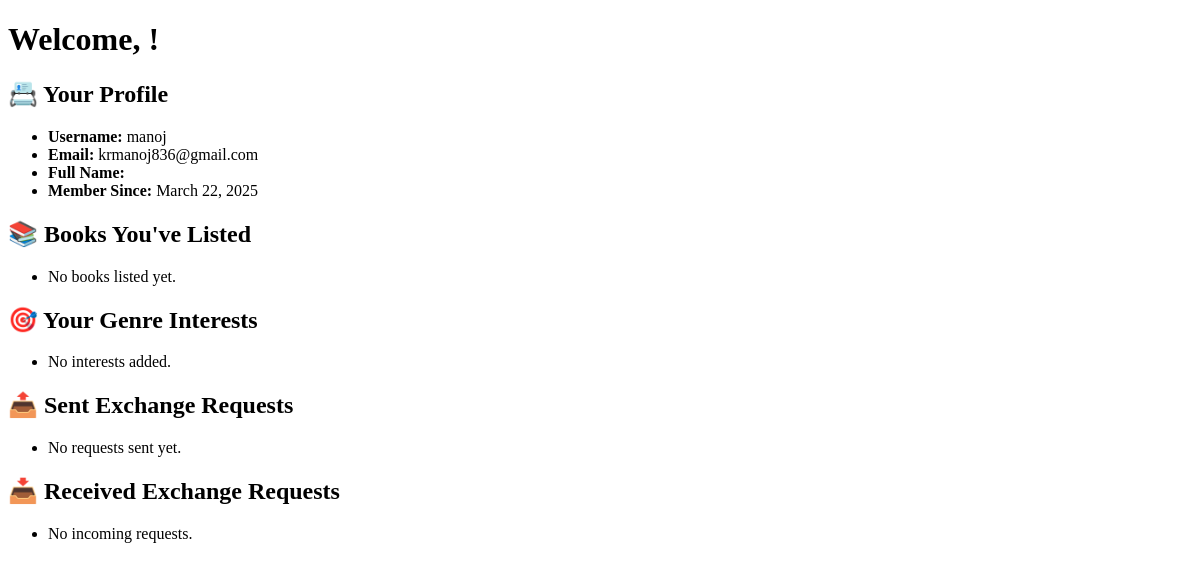
The page /profile/ (signed in) on the database as committed earlier.
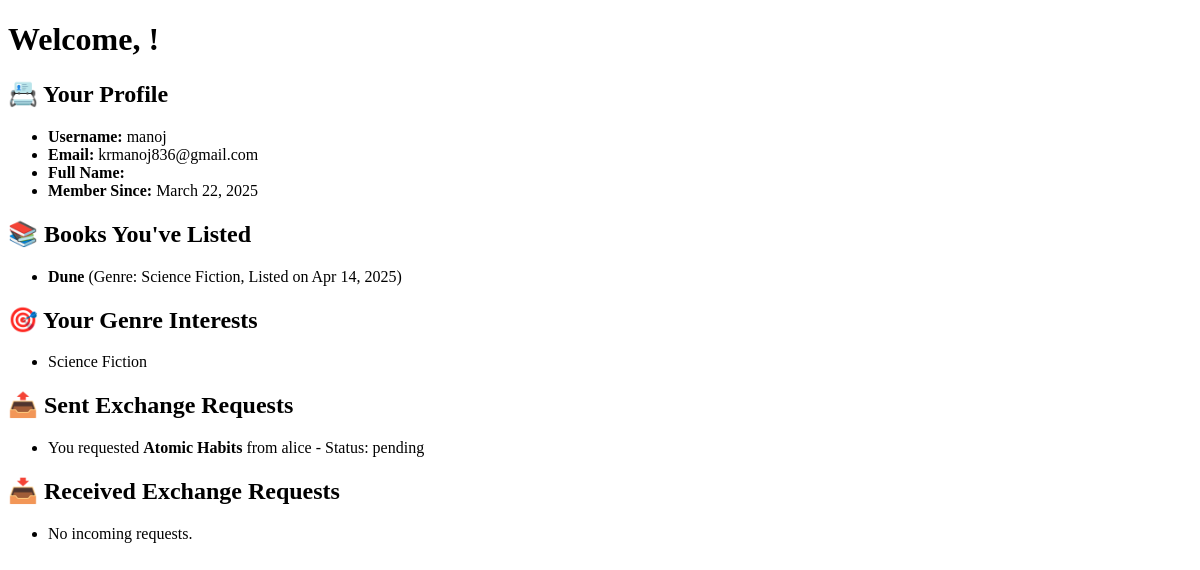
The same page on the database as committed later.
### bookswap/models.py (models this page shows, shortened)
class FactBookListing(models.Model):
    user = models.ForeignKey(User, on_delete=models.PROTECT)
    book = models.ForeignKey(Book, on_delete=models.PROTECT)
    listing_date = models.DateTimeField(auto_now_add=True)

class Book(models.Model):
    book_id = models.AutoField(primary_key=True)
    book_name = models.CharField(max_length=255)
    book_author = models.CharField(max_length=255)
    book_description = models.TextField()
    created_at = models.DateTimeField(auto_now_add=True)
    updated_at = models.DateTimeField(auto_now=True)
    genre = models.ForeignKey(Genre, on_delete=models.PROTECT)

class Genre(models.Model):
    genre_ID = models.AutoField(primary_key=True)
    genre_name = models.CharField(max_length=100)

class FactGenre(models.Model):
    user = models.ForeignKey(User, on_delete=models.PROTECT)
    genre = models.ForeignKey(Genre, on_delete=models.PROTECT)

class FactRequest(models.Model):
    requester = models.ForeignKey(User, related_name='sent_requests', on_delete=models.PROTECT)
    receiver = models.ForeignKey(User, related_name='received_requests', on_delete=models.PROTECT)
    book = models.ForeignKey(Book, on_delete=models.PROTECT)
    request = models.ForeignKey(Request, on_delete=models.PROTECT)
    timestamp = models.DateTimeField(auto_now_add=True)

class Request(models.Model):
    STATUS_CHOICES = [
        ('pending', 'Pending'),
        ('accepted', 'Accepted'),
        ('declined', 'Declined'),
    ]
    request_id = models.AutoField(primary_key=True)
    status = models.CharField(max_length=10, choices=STATUS_CHOICES, default='pending')

### bookswap/views.py (the view)
# urls.py: path('profile/',Userprofile.as_view(),name='profile-page'),
@method_decorator(login_required, name='dispatch')
class Userprofile(View):
    def get(self, request):
        user = request.user
        books = FactBookListing.objects.filter(user=user)
        genres = FactGenre.objects.filter(user=user)
        sent_requests = FactRequest.objects.filter(requester=user)
        received_requests = FactRequest.objects.filter(receiver=user)
        context = {
            'user': user,
            'books': books,
            'genres': genres,
            'sent_requests': sent_requests,
            'received_requests': received_requests,
        }
        return render(request, 'profile.html', context)

### bookswap/templates/profile.html (shortened to what this page needs)
<!DOCTYPE html>
<html>
<head>
</head>
<body>
    <h1>Welcome, {{ user.first_name }}!</h1>
    <h2>📇 Your Profile</h2>
    <ul>
        <li><strong>Username:</strong> {{ user.username }}</li>
        <li><strong>Email:</strong> {{ user.email }}</li>
        <li><strong>Full Name:</strong> {{ user.first_name }} {{ user.last_name }}</li>
        <li><strong>Member Since:</strong> {{ user.date_joined|date:"F j, Y" }}</li>
    </ul>
    <h2>📚 Books You've Listed</h2>
    <ul>
        {% for book in books %}
            <li>
                <strong>{{ book.book.book_name }}</strong> (Genre: {{ book.book.genre.genre_name }}, Listed on {{ book.listing_date|date:"M j, Y" }})
            </li>
        {% empty %}
            <li>No books listed yet.</li>
        {% endfor %}
    </ul>
    <h2>🎯 Your Genre Interests</h2>
    <ul>
        {% for genre in genres %}
            <li>{{ genre.genre.genre_name }}</li>
        {% empty %}
            <li>No interests added.</li>
        {% endfor %}
    </ul>
    <h2>📤 Sent Exchange Requests</h2>
    <ul>
        {% for req in sent_requests %}
            <li>You requested <strong>{{ req.book.book_name }}</strong> from {{ req.receiver.username }} - Status: {{ req.request.status }}</li>
        {% empty %}
            <li>No requests sent yet.</li>
        {% endfor %}
    </ul>
    <h2>📥 Received Exchange Requests</h2>
    <ul>
        {% for req in received_requests %}
            <li>{{ req.requester.username }} requested your book <strong>{{ req.book.book_name }}</strong> - Status: {{ req.request.status }}</li>
        {% empty %}
            <li>No incoming requests.</li>
        {% endfor %}
    </ul>
</body>
</html>

Rows that differ between the two databases and show on the page:
added FactBookListing: book.book_name "Dune", book.genre.genre_name "Science Fiction", listing_date "Apr 14, 2025"
added FactGenre: genre.genre_name "Science Fiction"
added FactRequest: book.book_name "Atomic Habits", receiver.username "alice", request.status "pending"
Other text that changed with them:
text no longer shown: "No books listed yet. No interests added. No requests sent yet."
